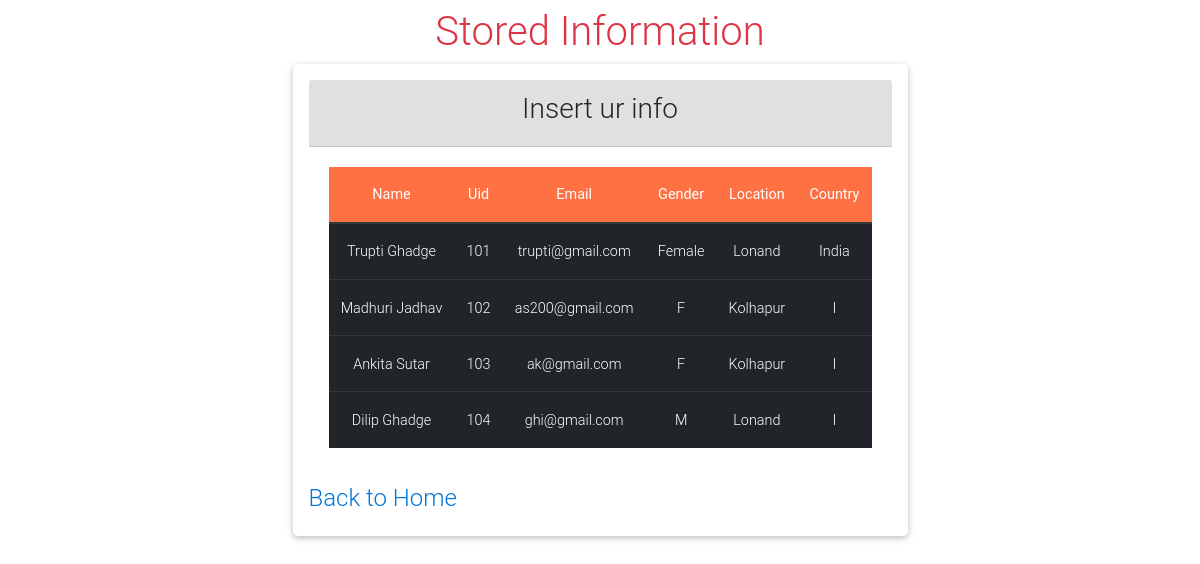
Screenshot of /employee/display/ with the database file from the repository.
### employee/models.py (models this page shows, shortened)
class Info(models.Model):
	name=models.CharField(max_length=40)
	uid=models.IntegerField()
	email=models.EmailField(max_length=50)
	gender=models.CharField(max_length=10)
	location=models.CharField(max_length=20)
	country=models.CharField(max_length=20)

### employee/views.py (the view)
# urls.py: path('display/', views.display,name="display"),
def display(request):        #Read
	data=Info.objects.all()
	context={"data":data}
	return render(request,'display.html',context)

### templates/display.html (shortened to what this page needs)
<!DOCTYPE html>
{% load static %}
<html>
<head>
    <link rel="stylesheet" type="text/css"  href=" {% static 'css/bootstrap.css' %} " />
    <link rel="stylesheet" type="text/css"  href=" {% static 'css/mdb.css' %} " />
    <link rel="stylesheet" type="text/css"  href=" {% static 'css/fontawesome-all.css' %} " />
    <link rel="stylesheet" type="text/css"  href=" {% static 'css/style.css' %} " />
</head>
<body>
<h1 class="text-center text-danger mt-2">Stored Information</h1>
<div class="row">
        <div class="card w-50 mx-auto p-3">
                <div class="card-header bg-light text-center">
                    <h3>Insert ur info</h3>
                </div>
                <div class="card-body">
                    <table class="table table-dark table-responsive-md text-center">
                        <thead class="badge-deep-orange">
                            <tr>
                                <th>Name</th>
                                <th>Uid</th>
                                <th>Email</th>
                                <th>Gender</th>
                                <th>Location</th>
                                <th>Country</th>
                            </tr>
                        </thead>
                        <tbody>
                            {% for i in data %}
                                 <tr>
                                     <td>{{i.name}}</td>
                                     <td>{{i.uid}}</td>
                                     <td>{{i.email}}</td>
                                     <td>{{i.gender}}</td>
                                     <td>{{i.location}}</td>
                                     <td>{{i.country}}</td>
                                 </tr>
                            {% endfor %}
                        </tbody>
                    </table>
                </div>
                <a href="{% url 'employee:home' %}"><h4>Back to Home</h4></a>
            </div>
</div>
</body>
</html>

### rows the page displays
Info: name "Trupti Ghadge", uid "101", email "trupti@gmail.com", gender "Female", location "Lonand", country "India"
Info: name "Madhuri Jadhav", uid "102", email "as200@gmail.com", gender "F", location "Kolhapur", country "I"
Info: name "Ankita Sutar", uid "103", email "ak@gmail.com", gender "F", location "Kolhapur", country "I"
Info: name "Dilip Ghadge", uid "104", email "ghi@gmail.com", gender "M", location "Lonand", country "I"
